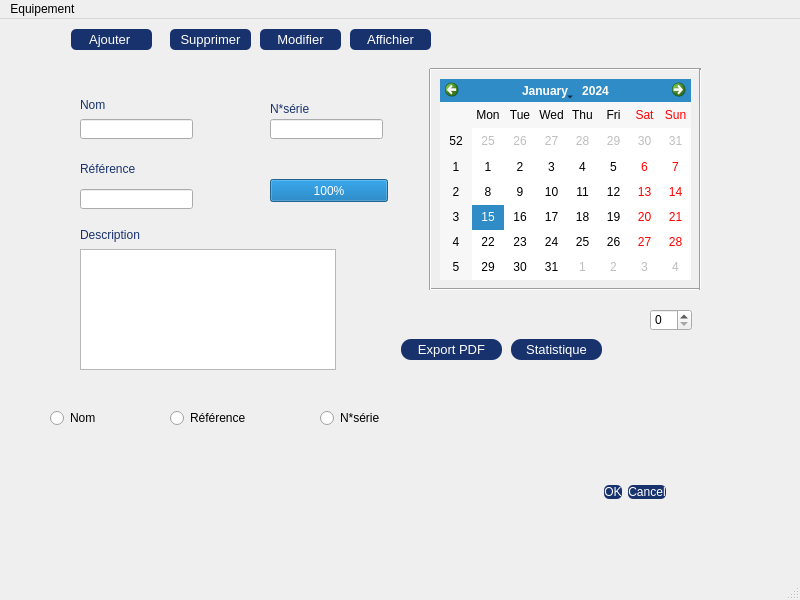
<?xml version="1.0" encoding="UTF-8"?>
<ui version="4.0">
 <class>MainWindow</class>
 <widget class="QMainWindow" name="MainWindow">
  <property name="geometry">
   <rect>
    <x>0</x>
    <y>0</y>
    <width>800</width>
    <height>600</height>
   </rect>
  </property>
  <property name="windowTitle">
   <string>MainWindow</string>
  </property>
  <property name="styleSheet">
   <string notr="true">#mainFrame {
border: 3px solid gray;
border-radius: 40px;
background: white;
}</string>
  </property>
  <widget class="QWidget" name="centralwidget">
   <property name="styleSheet">
    <string notr="true">
QWidget:item:selected
{
    background-color: QLinearGradient( x1: 0, y1: 0, x2: 0, y2: 1, stop: 0 #ffa02f, stop: 1 #d7801a);
}
QWidget:item:hover
{
    background-color: QLinearGradient( x1: 0, y1: 0, x2: 0, y2: 1, stop: 0 #ffa02f, stop: 1 #ca0619);
    color: #000000;
}</string>
   </property>
   <widget class="QLabel" name="label">
    <property name="geometry">
     <rect>
      <x>70</x>
      <y>-10</y>
      <width>711</width>
      <height>561</height>
     </rect>
    </property>
    <property name="font">
     <font>
      <family>Segoe Print</family>
      <pointsize>10</pointsize>
      <weight>75</weight>
      <bold>true</bold>
     </font>
    </property>
    <property name="styleSheet">
     <string notr="true">QPushButton {
	font: 10pt &quot;MS Shell Dlg 2&quot;;
    border-radius: 70%;
background-color:rgb(24, 50, 109);
color:white;
 border-width: 0px;
  border-radius: 5px;
}

</string>
    </property>
    <property name="text">
     <string/>
    </property>
   </widget>
   <widget class="QPushButton" name="ajout">
    <property name="geometry">
     <rect>
      <x>71</x>
      <y>10</y>
      <width>81</width>
      <height>21</height>
     </rect>
    </property>
    <property name="font">
     <font>
      <family>MS Shell Dlg 2</family>
      <pointsize>10</pointsize>
      <weight>50</weight>
      <italic>false</italic>
      <bold>false</bold>
      <underline>false</underline>
      <strikeout>false</strikeout>
      <kerning>false</kerning>
     </font>
    </property>
    <property name="cursor">
     <cursorShape>ArrowCursor</cursorShape>
    </property>
    <property name="mouseTracking">
     <bool>true</bool>
    </property>
    <property name="styleSheet">
     <string notr="true">QPushButton {
	font: 10pt &quot;MS Shell Dlg 2&quot;;
    border-radius: 70%;
background-color:rgb(24, 50, 109);
color:white;
 border-width: 0px;
  border-radius: 5px;
}

</string>
    </property>
    <property name="inputMethodHints">
     <set>Qt::ImhNone</set>
    </property>
    <property name="text">
     <string>Ajouter </string>
    </property>
    <property name="autoDefault">
     <bool>true</bool>
    </property>
    <property name="default">
     <bool>false</bool>
    </property>
    <property name="flat">
     <bool>false</bool>
    </property>
   </widget>
   <widget class="QPushButton" name="supp">
    <property name="geometry">
     <rect>
      <x>170</x>
      <y>10</y>
      <width>81</width>
      <height>21</height>
     </rect>
    </property>
    <property name="font">
     <font>
      <family>MS Shell Dlg 2</family>
      <pointsize>10</pointsize>
      <weight>50</weight>
      <italic>false</italic>
      <bold>false</bold>
     </font>
    </property>
    <property name="mouseTracking">
     <bool>true</bool>
    </property>
    <property name="styleSheet">
     <string notr="true">QPushButton {
	font: 10pt &quot;MS Shell Dlg 2&quot;;
    border-radius: 70%;
background-color:rgb(24, 50, 109);
color:white;
 border-width: 0px;
  border-radius: 5px;
}

</string>
    </property>
    <property name="text">
     <string>Supprimer</string>
    </property>
    <property name="autoDefault">
     <bool>true</bool>
    </property>
   </widget>
   <widget class="QPushButton" name="pushButton_3">
    <property name="geometry">
     <rect>
      <x>260</x>
      <y>10</y>
      <width>81</width>
      <height>21</height>
     </rect>
    </property>
    <property name="font">
     <font>
      <family>MS Shell Dlg 2</family>
      <pointsize>10</pointsize>
      <weight>50</weight>
      <italic>false</italic>
      <bold>false</bold>
     </font>
    </property>
    <property name="mouseTracking">
     <bool>true</bool>
    </property>
    <property name="styleSheet">
     <string notr="true">QPushButton {
	font: 10pt &quot;MS Shell Dlg 2&quot;;
    border-radius: 50%;
background-color:rgb(24, 50, 109);
color:white;
 border-width: 0px;
  border-radius: 5px;
}

</string>
    </property>
    <property name="text">
     <string>Modifier</string>
    </property>
    <property name="autoDefault">
     <bool>true</bool>
    </property>
   </widget>
   <widget class="QPushButton" name="pushButton_4">
    <property name="geometry">
     <rect>
      <x>350</x>
      <y>10</y>
      <width>81</width>
      <height>21</height>
     </rect>
    </property>
    <property name="font">
     <font>
      <family>MS Shell Dlg 2</family>
      <pointsize>10</pointsize>
      <weight>50</weight>
      <italic>false</italic>
      <bold>false</bold>
     </font>
    </property>
    <property name="mouseTracking">
     <bool>true</bool>
    </property>
    <property name="styleSheet">
     <string notr="true">QPushButton {
	font: 10pt &quot;MS Shell Dlg 2&quot;;
    border-radius: 50%;
background-color:rgb(24, 50, 109);
color:white;
 border-width: 0px;
  border-radius: 5px;
}

</string>
    </property>
    <property name="text">
     <string>Affichier</string>
    </property>
    <property name="autoDefault">
     <bool>true</bool>
    </property>
   </widget>
   <widget class="QCalendarWidget" name="datecreation">
    <property name="geometry">
     <rect>
      <x>440</x>
      <y>60</y>
      <width>251</width>
      <height>201</height>
     </rect>
    </property>
    <property name="mouseTracking">
     <bool>true</bool>
    </property>
    <property name="tabletTracking">
     <bool>true</bool>
    </property>
    <property name="styleSheet">
     <string notr="true"/>
    </property>
   </widget>
   <widget class="QLineEdit" name="nom">
    <property name="geometry">
     <rect>
      <x>80</x>
      <y>100</y>
      <width>113</width>
      <height>20</height>
     </rect>
    </property>
    <property name="styleSheet">
     <string notr="true"/>
    </property>
    <property name="text">
     <string/>
    </property>
   </widget>
   <widget class="QLineEdit" name="ref">
    <property name="geometry">
     <rect>
      <x>80</x>
      <y>170</y>
      <width>113</width>
      <height>20</height>
     </rect>
    </property>
    <property name="styleSheet">
     <string notr="true"/>
    </property>
    <property name="text">
     <string/>
    </property>
   </widget>
   <widget class="QLineEdit" name="numserie">
    <property name="geometry">
     <rect>
      <x>270</x>
      <y>100</y>
      <width>113</width>
      <height>20</height>
     </rect>
    </property>
    <property name="styleSheet">
     <string notr="true"/>
    </property>
    <property name="text">
     <string/>
    </property>
   </widget>
   <widget class="QProgressBar" name="progressBar">
    <property name="geometry">
     <rect>
      <x>270</x>
      <y>160</y>
      <width>118</width>
      <height>23</height>
     </rect>
    </property>
    <property name="value">
     <number>100</number>
    </property>
   </widget>
   <widget class="QDialogButtonBox" name="etat">
    <property name="geometry">
     <rect>
      <x>475</x>
      <y>463</y>
      <width>191</width>
      <height>20</height>
     </rect>
    </property>
    <property name="font">
     <font>
      <family>Adobe Heiti Std R</family>
     </font>
    </property>
    <property name="mouseTracking">
     <bool>true</bool>
    </property>
    <property name="styleSheet">
     <string notr="true">QPushButton {
	font: 10pt &quot;MS Shell Dlg 2&quot;;
    border-radius: 70%;
background-color:rgb(24, 50, 109);
color:white;
 border-width: 0px;
  border-radius: 5px;
}
</string>
    </property>
    <property name="standardButtons">
     <set>QDialogButtonBox::Cancel|QDialogButtonBox::Ok</set>
    </property>
   </widget>
   <widget class="QSpinBox" name="nombredequipement">
    <property name="geometry">
     <rect>
      <x>650</x>
      <y>290</y>
      <width>42</width>
      <height>22</height>
     </rect>
    </property>
    <property name="mouseTracking">
     <bool>true</bool>
    </property>
   </widget>
   <widget class="Line" name="line">
    <property name="geometry">
     <rect>
      <x>430</x>
      <y>260</y>
      <width>271</width>
      <height>20</height>
     </rect>
    </property>
    <property name="styleSheet">
     <string notr="true">QLineEdit {
    background-color: yellow;
}</string>
    </property>
    <property name="orientation">
     <enum>Qt::Horizontal</enum>
    </property>
   </widget>
   <widget class="Line" name="line_2">
    <property name="geometry">
     <rect>
      <x>420</x>
      <y>50</y>
      <width>20</width>
      <height>221</height>
     </rect>
    </property>
    <property name="styleSheet">
     <string notr="true">QLineEdit {
    background-color: white;
}</string>
    </property>
    <property name="orientation">
     <enum>Qt::Vertical</enum>
    </property>
   </widget>
   <widget class="Line" name="line_3">
    <property name="geometry">
     <rect>
      <x>430</x>
      <y>40</y>
      <width>271</width>
      <height>20</height>
     </rect>
    </property>
    <property name="orientation">
     <enum>Qt::Horizontal</enum>
    </property>
   </widget>
   <widget class="Line" name="line_4">
    <property name="geometry">
     <rect>
      <x>690</x>
      <y>50</y>
      <width>20</width>
      <height>221</height>
     </rect>
    </property>
    <property name="orientation">
     <enum>Qt::Vertical</enum>
    </property>
   </widget>
   <widget class="QRadioButton" name="radioButton">
    <property name="geometry">
     <rect>
      <x>50</x>
      <y>390</y>
      <width>83</width>
      <height>18</height>
     </rect>
    </property>
    <property name="styleSheet">
     <string notr="true">QRadioButton::indicator:hover, QCheckBox::indicator:hover
{
    border: 1px solid #ffaa00;
}</string>
    </property>
    <property name="text">
     <string>Nom</string>
    </property>
   </widget>
   <widget class="QRadioButton" name="radioButton_2">
    <property name="geometry">
     <rect>
      <x>170</x>
      <y>390</y>
      <width>83</width>
      <height>18</height>
     </rect>
    </property>
    <property name="styleSheet">
     <string notr="true">QRadioButton::indicator:hover, QCheckBox::indicator:hover
{
    border: 1px solid #ffaa00;
}</string>
    </property>
    <property name="text">
     <string>Référence</string>
    </property>
   </widget>
   <widget class="QRadioButton" name="radioButton_3">
    <property name="geometry">
     <rect>
      <x>320</x>
      <y>390</y>
      <width>83</width>
      <height>18</height>
     </rect>
    </property>
    <property name="styleSheet">
     <string notr="true">QRadioButton::indicator:hover, QCheckBox::indicator:hover
{
    border: 1px solid #ffaa00;
}</string>
    </property>
    <property name="text">
     <string>N*série</string>
    </property>
   </widget>
   <widget class="QPushButton" name="pushButton">
    <property name="geometry">
     <rect>
      <x>401</x>
      <y>320</y>
      <width>101</width>
      <height>21</height>
     </rect>
    </property>
    <property name="font">
     <font>
      <family>MS Shell Dlg 2</family>
      <pointsize>10</pointsize>
      <weight>50</weight>
      <italic>false</italic>
      <bold>false</bold>
     </font>
    </property>
    <property name="styleSheet">
     <string notr="true">QPushButton {
	font: 10pt &quot;MS Shell Dlg 2&quot;;
    border-radius: 50%;
background-color:rgb(24, 50, 109);
color:white;
 border-width: 0px;
  border-radius: 10px;
}
</string>
    </property>
    <property name="text">
     <string>Export PDF</string>
    </property>
   </widget>
   <widget class="QPushButton" name="pushButton_2">
    <property name="geometry">
     <rect>
      <x>511</x>
      <y>320</y>
      <width>91</width>
      <height>21</height>
     </rect>
    </property>
    <property name="font">
     <font>
      <family>MS Shell Dlg 2</family>
      <pointsize>10</pointsize>
      <weight>50</weight>
      <italic>false</italic>
      <bold>false</bold>
     </font>
    </property>
    <property name="styleSheet">
     <string notr="true">QPushButton {
	font: 10pt &quot;MS Shell Dlg 2&quot;;
    border-radius: 50%;
background-color:rgb(24, 50, 109);
color:white;
 border-width: 0px;
  border-radius: 10px;
}
</string>
    </property>
    <property name="text">
     <string>Statistique</string>
    </property>
   </widget>
   <widget class="QLabel" name="label_2">
    <property name="geometry">
     <rect>
      <x>80</x>
      <y>75</y>
      <width>61</width>
      <height>21</height>
     </rect>
    </property>
    <property name="styleSheet">
     <string notr="true">QLabel{
font: 63 10pt &quot;Segoe UI Semibold&quot;;
color : rgb(24, 50, 109);
}</string>
    </property>
    <property name="text">
     <string>Nom</string>
    </property>
   </widget>
   <widget class="QLabel" name="label_3">
    <property name="geometry">
     <rect>
      <x>270</x>
      <y>79</y>
      <width>71</width>
      <height>21</height>
     </rect>
    </property>
    <property name="styleSheet">
     <string notr="true">QLabel{
font: 63 10pt &quot;Segoe UI Semibold&quot;;
color : rgb(24, 50, 109);
}</string>
    </property>
    <property name="text">
     <string>N*série</string>
    </property>
   </widget>
   <widget class="QLabel" name="label_4">
    <property name="geometry">
     <rect>
      <x>80</x>
      <y>139</y>
      <width>111</width>
      <height>21</height>
     </rect>
    </property>
    <property name="styleSheet">
     <string notr="true">QLabel{
font: 63 10pt &quot;Segoe UI Semibold&quot;;
color : rgb(24, 50, 109);
}</string>
    </property>
    <property name="text">
     <string>Référence</string>
    </property>
   </widget>
   <widget class="QTextBrowser" name="textBrowser">
    <property name="geometry">
     <rect>
      <x>80</x>
      <y>230</y>
      <width>256</width>
      <height>121</height>
     </rect>
    </property>
    <property name="styleSheet">
     <string notr="true">QTextBrowser:focus
{
    border: 2px solid QLinearGradient( x1: 0, y1: 0, x2: 0, y2: 1, stop: 0 #ffa02f, stop: 1 #d7801a);
}</string>
    </property>
   </widget>
   <widget class="QLabel" name="label_5">
    <property name="geometry">
     <rect>
      <x>80</x>
      <y>205</y>
      <width>131</width>
      <height>21</height>
     </rect>
    </property>
    <property name="styleSheet">
     <string notr="true">QLabel{
font: 63 10pt &quot;Segoe UI Semibold&quot;;
color : rgb(24, 50, 109);
}</string>
    </property>
    <property name="text">
     <string>Description</string>
    </property>
   </widget>
  </widget>
  <widget class="QMenuBar" name="menubar">
   <property name="geometry">
    <rect>
     <x>0</x>
     <y>0</y>
     <width>800</width>
     <height>26</height>
    </rect>
   </property>
   <widget class="QMenu" name="menuEquipement">
    <property name="title">
     <string>Equipement </string>
    </property>
   </widget>
   <addaction name="menuEquipement"/>
  </widget>
  <widget class="QStatusBar" name="statusbar"/>
 </widget>
 <resources/>
 <connections/>
</ui>
